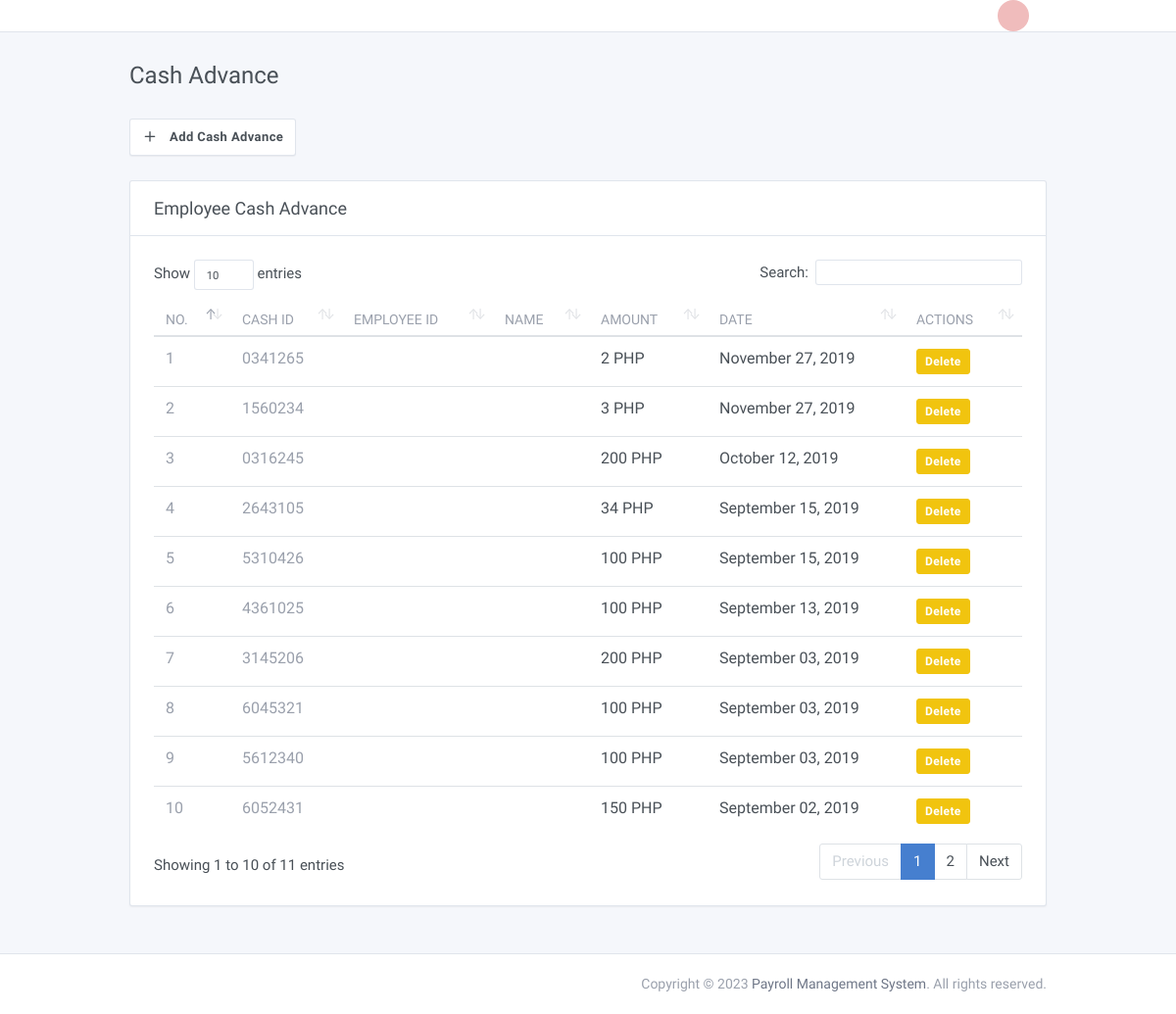
/admin/advance.php (signed in), run on the app's committed database.
### tables this page shows
CREATE TABLE `cashadvance` (
  `id` int(11) NOT NULL,
  `cash_id` varchar(45) DEFAULT NULL,
  `date_advance` varchar(45) DEFAULT NULL,
  `employee_id` int(11) DEFAULT NULL,
  `amount` double DEFAULT NULL
);

### admin/modals/modal_add_advance.php (called while the page is built, shortened)
<?php
 $queryPosition = "SELECT *, cashadvance.id AS caid, employees.employee_id AS empid FROM cashadvance LEFT JOIN employees ON employees.id=cashadvance.employee_id ORDER BY date_advance DESC;";
 $queryResult = mysqli_query($connection, $queryPosition);
?>

### admin/session/Global.php (called while the page is built, shortened)
<?php
 class Controller{
	public function SQLConnection(){
		$connection = array("server" => "localhost", "user" => "root", "password" => "", "database" => "payroll");
		$connections = mysqli_connect($connection["server"], $connection["user"], $connection["password"], $connection["database"]);
		return $connections;
	}
}

### admin/advance.php (the view, shortened to what this page needs)
<?php
require_once('includes/script.php');
?>
<!doctype html>
<html lang="en" dir="ltr">
<head>
</head>
<body>
  <div class="page" id="app">
    <div class="page-main">
      <div class="header collapse d-lg-flex p-0" id="headerMenuCollapse">
        <div class="container">
          <div class="row align-items-center">
            <div class="d-flex">
              <?php require_once('includes/header.php') ?>
            </div>
            <div class="col-lg order-lg-first">
              <?php require_once('includes/subheader.php') ?>
            </div>
          </div>
        </div>
      </div>
      <div class="my-3 my-md-5">
        <div class="container">
          <div class="page-header">
            <h1 class="page-title">
              Cash Advance
            </h1>
          </div>
          <div class="row row-cards">
            <div style="padding-left: 12px; padding-bottom: 25px;">
              <button type="button" class="btn btn-secondary" data-toggle="modal" data-target="#modal-add-advance">
                <i class="fe fe-plus mr-2"></i> Add Cash Advance
              </button>
            </div>
            <div class="col-12">
              <div class="card">
                <div class="card-header py-3">
                  <h3 class="card-title">Employee Cash Advance</h3>
                </div>
                <?php require_once('modals/modal_add_advance.php') ?>
                <div class="card-body">
                  <div class="table-responsive">
                    <table class="table table-hover" id="dataTable" width="100%" cellspacing="0">
                      <thead>
                        <tr>
                          <th>No.</th>
                          <th>CASH ID</th>
                          <th>EMPloyee ID</th>
                          <th>NAME</th>
                          <th>Amount</th>
                          <th>Date</th>
                          <th>Actions</th>
                        </tr>
                      </thead>
                      <tbody>
                        <?php
                        $count = 0;
                        while ($row = mysqli_fetch_assoc($queryResult)) {
                          $count++;
                        ?>
                          <tr>
                            <td><span class="text-muted"><?php echo $count ?></span></td>
                            <td><span class="text-muted"><?php echo $row['cash_id'] ?></span></td>
                            <td><a class="text-primary"><?php echo $row['employee_id'] ?></a></td>
                            <td><a class="text-inherit"><?php echo $row['fullname'] ?></a></td>
                            <td>
                              <?php echo number_format($row['amount']) ?> PHP
                            </td>
                            <td><a class="text-inherit"><?php echo date('F d, Y', strtotime($row['date_advance'])) ?></a></td>
                            <td>
                              <button class="btn btn-warning btn-sm " data-toggle="modal" data-target="#delete-<?php echo $row['cash_id'] ?>">Delete</button>
                            </td>
                          </tr>
                        <?php } ?>
                      </tbody>
                    </table>
                  </div>
                </div>
              </div>
            </div>
          </div>
        </div>
      </div>
    </div>
    <?php require_once('includes/footer.php') ?>
  </div>
</body>
</html>

### data on the page
cashadvance: cash "0341265", amount "2", date_advance "November 27, 2019"
cashadvance: cash "1560234", amount "3", date_advance "November 27, 2019"
cashadvance: cash "0316245", amount "200", date_advance "October 12, 2019"
cashadvance: cash "2643105", amount "34", date_advance "September 15, 2019"
cashadvance: cash "5310426", amount "100", date_advance "September 15, 2019"
cashadvance: cash "4361025", amount "100", date_advance "September 13, 2019"
cashadvance: cash "3145206", amount "200", date_advance "September 03, 2019"
cashadvance: cash "6045321", amount "100", date_advance "September 03, 2019"
cashadvance: cash "5612340", amount "100", date_advance "September 03, 2019"
cashadvance: cash "6052431", amount "150", date_advance "September 02, 2019"
